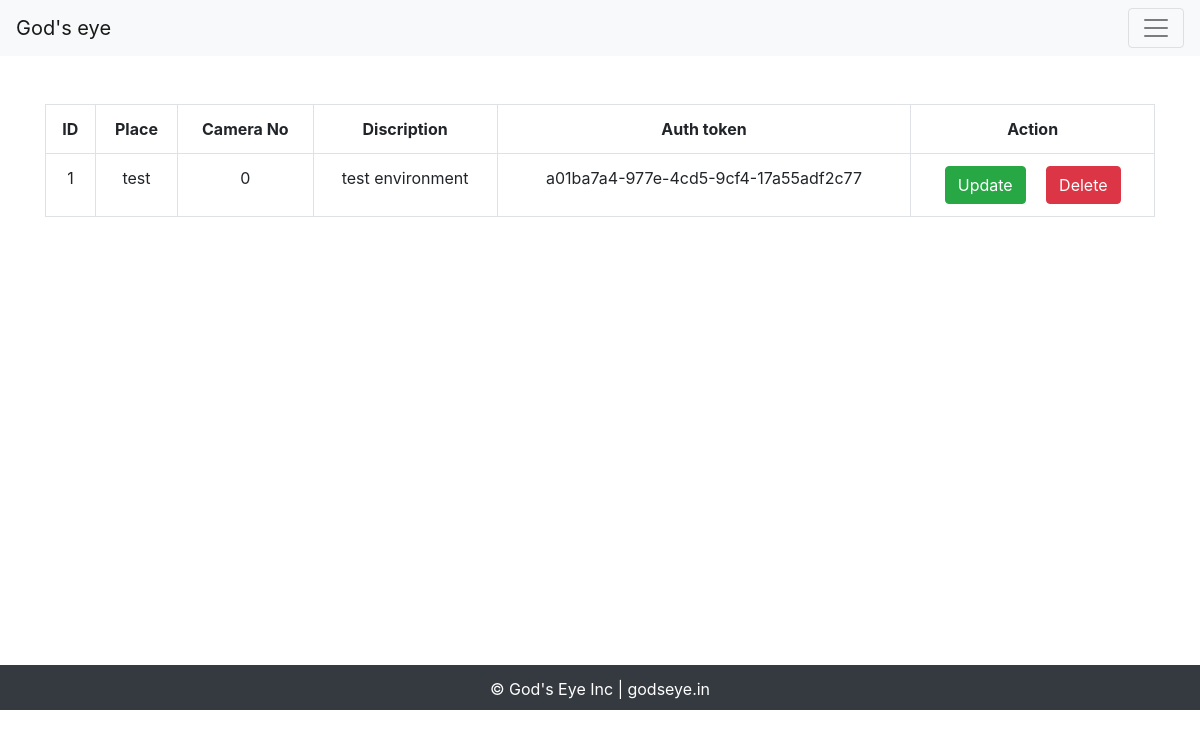
The app's page /view_location, older data.
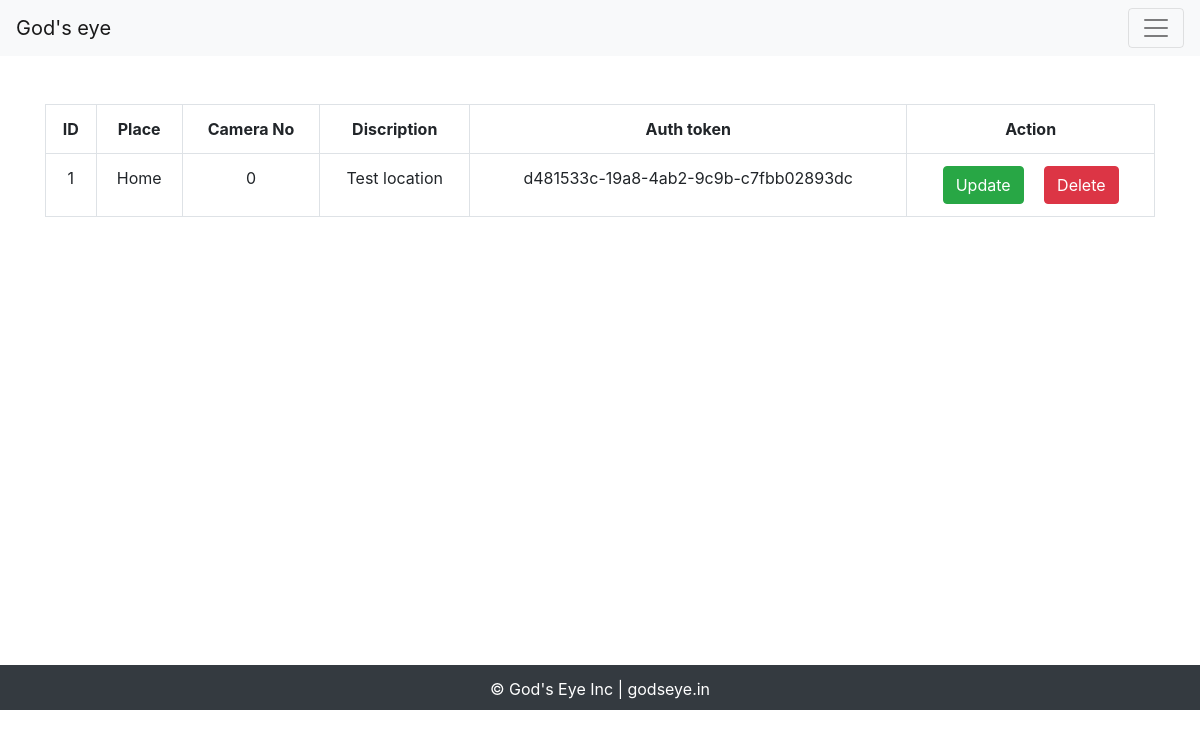
The same page, newer data.
### server.py (models this page shows)
@dataclass
class Location(db.Model):
    id: int
    uid: str
    cam_no: int
    place: str
    discription: str
    id = db.Column(db.Integer, primary_key=True)
    uid = db.Column(db.String(128))
    cam_no = db.Column(db.Integer)
    place = db.Column(db.String(1000))
    discription = db.Column(db.String(1000))

### server.py (the view)
@app.route('/view_location')
def view_location():
    locations = Location.query.all()
    title = "View Locations | God's Eye"
    return render_template("view_location.html", location=locations,  title=title)

### templates/view_location.html
{% extends "base.html" %}
{% block content %}
    <div class="container my-5">
        <table class="table text-center table-bordered">
            <tr>
                <th>
                    ID
                </th>
                <th>
                    Place
                </th>
                <th>
                    Camera No
                </th>
                <th>
                    Discription
                </th>
                <th>
                  Auth token
                </th>
                <th>
                    Action
                </th>
            </tr>
            {% for locat in location %}
            <tr>
                <td>
                    {{ locat.id }}
                </td>
                <td>
                    {{ locat.place }}
                </td>
                <td>
                    {{ locat.cam_no }}
                </td>
                <td>
                    {{ locat.discription }}
                </td>
                <td>
                    {{ locat.uid }}
                </td>
                <td>
                    <a class="btn btn-success mr-2" href="{{ url_for('.update_location',id=locat.id) }}">Update</a>
                    <a class="btn btn-danger ml-2" href="{{ url_for('.delete_location',id=locat.id) }}">Delete</a>
                </td>
            </tr>
            {% endfor %}
        </table>
    </div>
{% endblock %}

Row changes from the older to the newer data that the page shows:
changed Location id 1: place "test" → "Home"; discription "test environment" → "Test location"; uid "a01ba7a4-977e-4cd5-9cf4-17a55adf2c77" → "d481533c-19a8-4ab2-9c9b-c7fbb02893dc"
